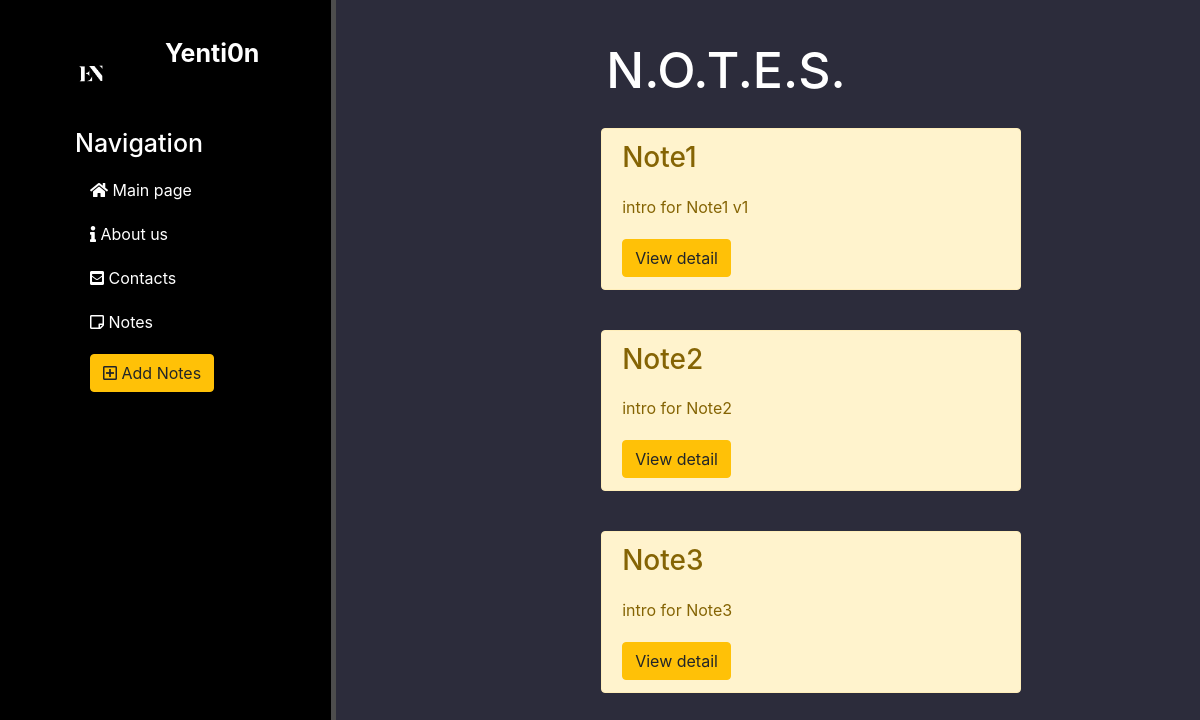
The app's page /notes/ with its own data.
### notes/models.py (models this page shows, shortened)
class Artiles(models.Model):
    title = models.CharField('name', max_length=50, default= 'N/A Note')
    intro = models.CharField('intro', max_length= 250)
    description = models.TextField('full')
    date = models.DateTimeField('date')
    cover = models.ImageField(upload_to='images/')
    class Meta:
        verbose_name = 'Note'
        verbose_name_plural = 'Notes'

### notes/views.py (the view)
# urls.py: path('', views.notes_home, name='notes_home'),
def notes_home(request):
    notes = Artiles.objects.order_by('title')
    return render(request, 'notes/notes_home.html', {'notes': notes})

### notes/templates/notes/notes_home.html (shortened to what this page needs)
{% extends 'main/layout.html' %}
{% block content %}
    <div class="features">
        <h1>N.O.T.E.S.</h1>
        {% if notes %}
            {% for el in notes %}
                <div class="alert alert-warning">
                    <h3>{{ el.title }}</h3>
                    <p> {{el.intro }}</p>
                    <a href="{% url 'notes_detail' el.id %}" class="btn btn-warning">View detail</a>
                </div>
            {% endfor %}
        {% else %}
            <p>U dont have any notes</p>
        {% endif %}
    </div>
{% endblock %}

### main/static/main/css/main.css (style rules this page uses)
body { background: #2c2c3b; }
main .features { float: left; color: #fff; margin-top: 40px; text-align: center; width: 65%; }
main .features h1 { font-size: 50px; }
main .features p { max-width: 400px; margin: 20px auto; }
.alert-warning { float: left; clear: both; width: 420px; margin: 20px 34%; text-align: left; }

### records on screen
Artiles: title "Note1", intro "intro for Note1 v1"
Artiles: title "Note2", intro "intro for Note2"
Artiles: title "Note3", intro "intro for Note3"
